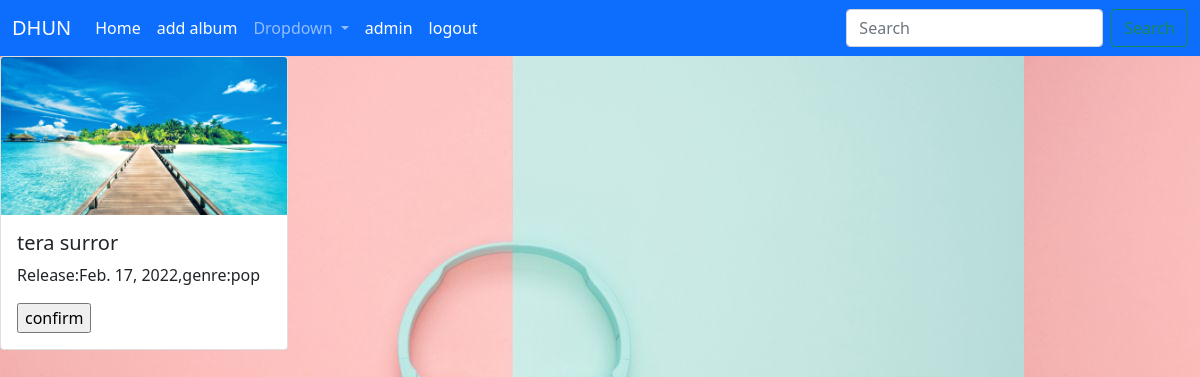
Page /user/album/del/6 (signed in) on the committed database.
### dhun/models.py (models this page shows, shortened)
class Album(models.Model):
    uid=models.ForeignKey(User,on_delete=models.CASCADE)
    title=models.CharField(max_length=100)
    release=models.DateField(default=now)
    genre=models.CharField(max_length=100)
    image=models.FileField(validators=[FileExtensionValidator(['jpg','png','gif'])])

### dhun/views.py (the view)
class Delalbum(LoginRequiredMixin,generic.DeleteView):
    login_url='dhun:signin'
    template_name="dhun/delalbum.html"
    model=Album
    success_url=reverse_lazy("dhun:home")
    context_object_name='data'

### dhun/templates/dhun/delalbum.html (shortened to what this page needs)
{% extends 'dhun/master.html' %}
{% block body %}
<form method="POST" enctype="multipart/form-data">
<div class ='row'>
    <div class="col-sm-6 col-md-4">
    <div class="card" style="width: 18rem;">
  <img src="{{data.image.url}}" class="card-img-top" alt="...">
  <div class="card-body">
    <h5 class="card-title">{{data.title }}</h5>
    <p class="card-text">Release:{{ data.release }},genre:{{ data.genre }}</p>
    <input type="submit" value='confirm'>
  </div>
</div>
    </div>
</div>
</form>
{% endblock %}

### dhun/templates/dhun/master.html (shortened to what this page needs)
<!DOCTYPE html>
<html lang="en">
<head>
    {% load static %}
<link rel="stylesheet" href="{% static 'dhun/style.css' %}">
<link rel="stylesheet" href="{% static 'star-ratings/css/star-ratings.css' %}">
</html>
<link href="https://cdn.jsdelivr.net/npm/bootstrap@5.1.3/dist/css/bootstrap.min.css" rel="stylesheet">
</head>
<body>
<nav class="navbar navbar-expand-lg navbar-dark bg-primary">
  <div class="container-fluid">
    <a class="navbar-brand" href="{% url 'dhun:home' %}">DHUN</a>
    <div class="collapse navbar-collapse" id="navbarSupportedContent">
      <ul class="navbar-nav me-auto mb-2 mb-lg-0">
        {% if request.user.is_authenticated%}
        <li class="nav-item">
          <a class="nav-link active" aria-current="page" href="{% url 'dhun:loghome' %}">Home</a>
        </li>
        {%else%}
        <li class="nav-item">
          <a class="nav-link active" aria-current="page" href="{% url 'dhun:home' %}">Home</a>
        </li>
        {%endif%}
        {%if request.user.is_authenticated %}
        <li class="nav-item">
          <a class="nav-link active" href="{% url 'dhun:addalbum' %}">add album</a>
        </li>
        {%endif%}
        <li class="nav-item dropdown">
          <a class="nav-link dropdown-toggle" href="#" id="navbarDropdown" role="button" data-bs-toggle="dropdown" aria-expanded="false">
            Dropdown
          </a>
        </li>
        {% if request.user.is_authenticated%}
        {% if request.user.profile %}
        <li class="nav-item">
          <a class="nav-link active" href="{% url 'dhun:signin' %}">{{request.user.username}}</a>
        </li>
        {%else%}
        <li class="nav-item">
          <a class="nav-link active" href="{% url 'dhun:addprofile' %}">{{request.user.username}}</a>
        </li>
        {%endif%}
        <li class="nav-item">
          <a class="nav-link active"  href="{% url 'dhun:signout' %}">logout</a>
        </li>
        {%endif%}
      </ul>
      <form class="d-flex" method="get" action="{% url 'dhun:search' %}">
        <input class="form-control me-2"  name = 'query' id ='query' type="search" placeholder="Search" aria-label="Search">
        <button class="btn btn-outline-success " type="submit">Search</button>
      </form>
    </div>
  </div>
</nav>
{% block body %}
{% endblock %}
</body>
</html>

### dhun/static/dhun/style.css (style rules this page uses)
body { background-image: url('images/back.jpg'); }

### rows in the picture
Album: image (picture), title "tera surror", release "Feb. 17, 2022", genre "pop"

### other values in the picture
{{ request.user.username }} "admin"
